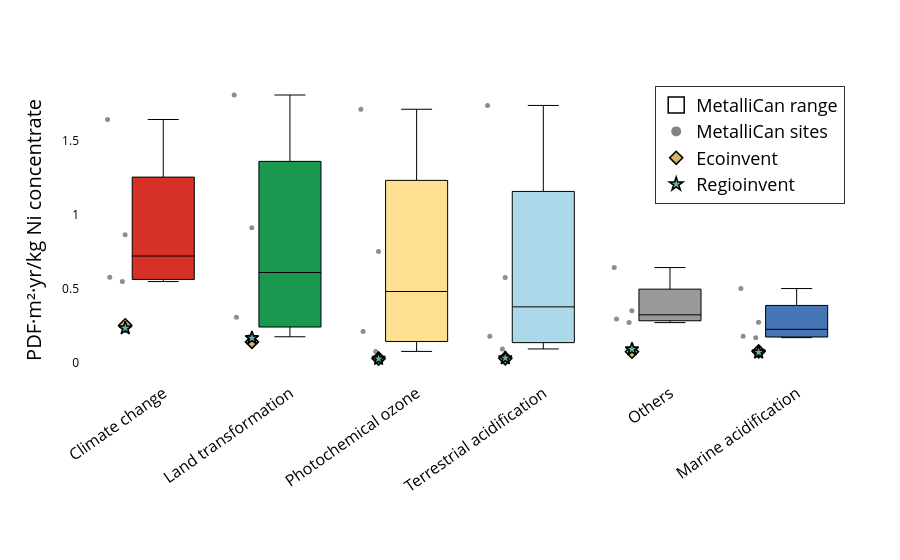

Notebook code for this chart:
### Code cell
plot_lcia_boxes_for_reference_product(
    df_eq,
    reference_product="Ni concentrate",
    yaxis_label="PDF·m²·yr/kg Ni concentrate",
    title="Ecosystem quality – Ni concentrate",
    output_html="results/Damages/boxplot_eq_ni.html",
    output_image="results/Damages/boxplot_eq_ni",
    image_format="pdf",
)

### Figure 1 — Plotly figure (JSON) as saved in the notebook; plotly's stock layout.template omitted (floating-point values rounded to 4 significant figures)
{"data": [{"boxpoints": "all", "fillcolor": "#d73027", "hoverinfo": "text+y", "hovertext": ["Nunavik Nickel", "Raglan", "Thompson", "Voisey's Bay"], "jitter": 0.35, "line": {"color": "black", "width": 1}, "marker": {"color": "rgba(80,80,80,0.65)", "size": 5}, "showlegend": false, "x": [0, 0, 0, 0], "y": [0.5772, 0.8649, 0.5485, 1.643], "type": "box"}, {"boxpoints": "all", "fillcolor": "#1a9850", "hoverinfo": "text+y", "hovertext": ["Nunavik Nickel", "Raglan", "Thompson", "Voisey's Bay"], "jitter": 0.35, "line": {"color": "black", "width": 1}, "marker": {"color": "rgba(80,80,80,0.65)", "size": 5}, "showlegend": false, "x": [1, 1, 1, 1], "y": [0.3074, 0.176, 1.808, 0.9122], "type": "box"}, {"boxpoints": "all", "fillcolor": "#4575b4", "hoverinfo": "text+y", "hovertext": ["Nunavik Nickel", "Raglan", "Thompson", "Voisey's Bay"], "jitter": 0.35, "line": {"color": "black", "width": 1}, "marker": {"color": "rgba(80,80,80,0.65)", "size": 5}, "showlegend": false, "x": [5, 5, 5, 5], "y": [0.1786, 0.2736, 0.1699, 0.5014], "type": "box"}, {"boxpoints": "all", "fillcolor": "#abd9e9", "hoverinfo": "text+y", "hovertext": ["Nunavik Nickel", "Raglan", "Thompson", "Voisey's Bay"], "jitter": 0.35, "line": {"color": "black", "width": 1}, "marker": {"color": "rgba(80,80,80,0.65)", "size": 5}, "showlegend": false, "x": [3, 3, 3, 3], "y": [0.1789, 0.5767, 0.09364, 1.738], "type": "box"}, {"boxpoints": "all", "fillcolor": "#fee090", "hoverinfo": "text+y", "hovertext": ["Nunavik Nickel", "Raglan", "Thompson", "Voisey's Bay"], "jitter": 0.35, "line": {"color": "black", "width": 1}, "marker": {"color": "rgba(80,80,80,0.65)", "size": 5}, "showlegend": false, "x": [2, 2, 2, 2], "y": [0.2112, 0.7519, 0.07695, 1.712], "type": "box"}, {"boxpoints": "all", "fillcolor": "#999999", "hoverinfo": "text+y", "hovertext": ["Nunavik Nickel", "Raglan", "Thompson", "Voisey's Bay"], "jitter": 0.35, "line": {"color": "black", "width": 1}, "marker": {"color": "rgba(80,80,80,0.65)", "size": 5}, "showlegend": false, "x": [4, 4, 4, 4], "y": [0.2964, 0.3516, 0.2714, 0.6432], "type": "box"}, {"marker": {"color": "rgba(0,0,0,0)", "line": {"color": "black", "width": 1.5}, "size": 16, "symbol": "square"}, "mode": "markers", "name": "MetalliCan range", "showlegend": true, "x": [null], "y": [null], "type": "scatter"}, {"marker": {"color": "rgba(80,80,80,0.7)", "size": 10, "symbol": "circle"}, "mode": "markers", "name": "MetalliCan sites", "showlegend": true, "x": [null], "y": [null], "type": "scatter"}, {"marker": {"color": "#d8b365", "line": {"color": "black", "width": 1.6}, "size": 10, "symbol": "diamond"}, "mode": "markers", "name": "Ecoinvent", "x": [-0.3, 0.7, 4.7, 3.7, 1.7, 2.7], "y": [0.2534, 0.1412, 0.07645, 0.075, 0.02872, 0.03043], "type": "scatter"}, {"marker": {"color": "#5ab4ac", "line": {"color": "black", "width": 1.6}, "size": 10, "symbol": "star"}, "mode": "markers", "name": "Regioinvent", "x": [-0.3, 0.7, 4.7, 3.7, 1.7, 2.7], "y": [0.2338, 0.1674, 0.0708, 0.09166, 0.02746, 0.03182], "type": "scatter"}], "layout": {"xaxis": {"tickfont": {"size": 16, "color": "black"}, "tickmode": "array", "tickvals": [0, 1, 2, 3, 4, 5], "ticktext": ["Climate change", "Land transformation", "Photochemical ozone", "Terrestrial acidification", "Others", "Marine acidification"], "tickangle": -35, "ticklabelposition": "outside", "automargin": true}, "yaxis": {"title": {"font": {"color": "black", "size": 20}, "text": "PDF·m²·yr/kg Ni concentrate"}, "tickfont": {"color": "black"}, "showgrid": false}, "margin": {"l": 80, "r": 40, "t": 80, "b": 180}, "legend": {"title": {"font": {"color": "black", "size": 24}, "text": ""}, "font": {"color": "black", "size": 18}, "orientation": "v", "yanchor": "top", "y": 0.98, "xanchor": "right", "x": 0.98, "bgcolor": "rgba(255,255,255,0.9)", "bordercolor": "black", "borderwidth": 0.8}, "plot_bgcolor": "white", "paper_bgcolor": "white"}}
